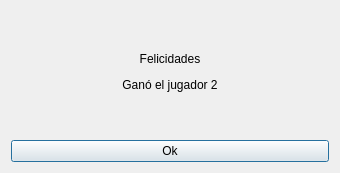
<?xml version="1.0" encoding="UTF-8"?>
<ui version="4.0">
 <class>GanadorM2</class>
 <widget class="QDialog" name="GanadorM2">
  <property name="geometry">
   <rect>
    <x>0</x>
    <y>0</y>
    <width>340</width>
    <height>173</height>
   </rect>
  </property>
  <property name="windowTitle">
   <string>Dialog</string>
  </property>
  <layout class="QVBoxLayout" name="verticalLayout">
   <item>
    <widget class="QLabel" name="label">
     <property name="text">
      <string>&lt;html&gt;&lt;head/&gt;&lt;body&gt;&lt;p align=&quot;center&quot;&gt;Felicidades&lt;/p&gt;&lt;p align=&quot;center&quot;&gt;Ganó el jugador 2&lt;/p&gt;&lt;/body&gt;&lt;/html&gt;</string>
     </property>
    </widget>
   </item>
   <item>
    <widget class="QPushButton" name="pushButton">
     <property name="text">
      <string>Ok</string>
     </property>
    </widget>
   </item>
  </layout>
 </widget>
 <resources/>
 <connections>
  <connection>
   <sender>pushButton</sender>
   <signal>clicked()</signal>
   <receiver>GanadorM2</receiver>
   <slot>close()</slot>
   <hints>
    <hint type="sourcelabel">
     <x>154</x>
     <y>122</y>
    </hint>
    <hint type="destinationlabel">
     <x>169</x>
     <y>86</y>
    </hint>
   </hints>
  </connection>
 </connections>
</ui>
